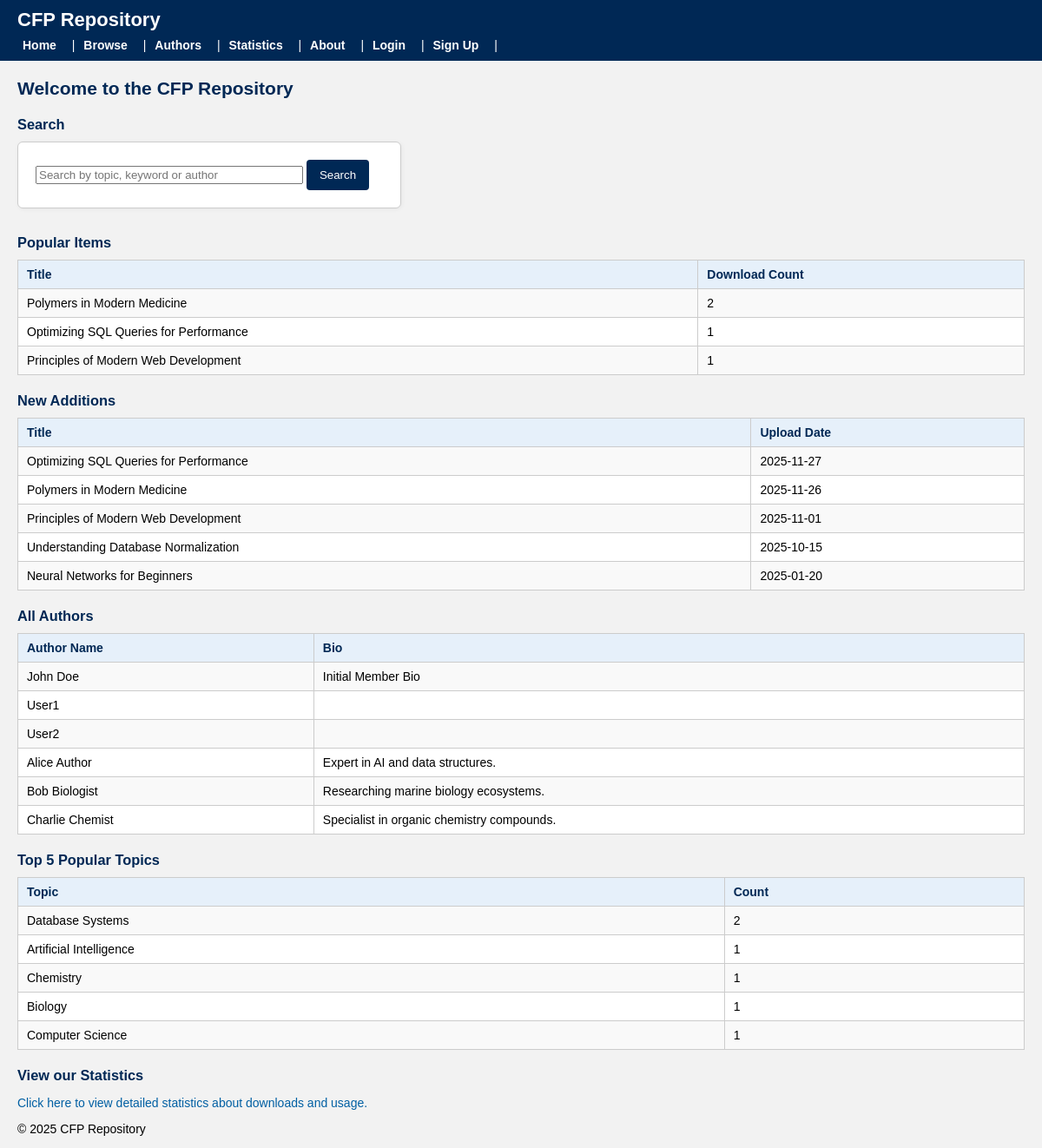
The page / on the database its author committed.
### tables this page shows
CREATE TABLE `text` (
  `text_id` int(11) NOT NULL,
  `author_orcid` varchar(20) DEFAULT NULL,
  `title` varchar(255) NOT NULL,
  `abstract` text DEFAULT NULL,
  `topic` varchar(100) DEFAULT NULL,
  `version` int(11) NOT NULL DEFAULT 1,
  `upload_date` date NOT NULL,
  `status` enum('draft','under_review','published','archived') DEFAULT 'draft',
  `download_count` int(11) DEFAULT NULL,
  `total_donations` decimal(10,2) DEFAULT NULL,
  `avg_rating` decimal(3,2) DEFAULT NULL
);

CREATE TABLE `author` (
  `orcid` varchar(20) NOT NULL,
  `member_id` int(11) NOT NULL,
  `bio` text DEFAULT NULL,
  `specialization` varchar(100) DEFAULT NULL,
  `h_index` int(11) DEFAULT NULL,
  `total_downloads` int(11) DEFAULT NULL
);

CREATE TABLE `member` (
  `member_id` int(11) NOT NULL,
  `name` varchar(100) NOT NULL,
  `organization` varchar(100) NOT NULL,
  `primary_email` varchar(100) NOT NULL,
  `recovery_email` varchar(100) DEFAULT NULL,
  `password_hash` varchar(255) NOT NULL,
  `pseudonym` varchar(50) NOT NULL,
  `verification_matrix` varchar(255) DEFAULT NULL,
  `matrix_expiry_date` date DEFAULT NULL,
  `join_date` date NOT NULL,
  `status` enum('active','suspended','blacklisted') DEFAULT 'active',
  `download_limit` int(11) DEFAULT NULL,
  `street` varchar(100) DEFAULT NULL,
  `city` varchar(50) DEFAULT NULL,
  `state` varchar(50) DEFAULT NULL,
  `country` varchar(50) DEFAULT NULL,
  `postal_code` varchar(20) DEFAULT NULL,
  `introduced_by` int(11) DEFAULT NULL
);

### index.php (the view, shortened to what this page needs)
<?php
require 'db.php';
$search = '';
$query_popular_items = "SELECT t.title, count(*) as download_count FROM download d, text t
WHERE d.text_id = t.text_id GROUP BY d.text_id ORDER BY download_count DESC LIMIT 5";
$query_result_popular_items = mysqli_query($conn, $query_popular_items);
$query_new_items = "SELECT t.title, t.upload_date FROM text t WHERE t.status != 'draft' ORDER BY t.upload_date DESC LIMIT 5 ";
$query_result_new_items = mysqli_query($conn, $query_new_items);
$query_all_authors = "SELECT m.name, a.bio FROM author a, member m WHERE a.member_id = m.member_id";
$query_result_all_authors = mysqli_query($conn, $query_all_authors);
$query_topics = "SELECT topic, count(*) as topic_count FROM text WHERE topic IS NOT NULL AND topic <> '' GROUP BY topic ORDER BY topic_count DESC";
$query_result_topics = mysqli_query($conn, $query_topics);
?>
<!DOCTYPE html>
<html lang="en">
<head>
    <link rel="stylesheet" href="css/style.css">
</head>
<body>
<?php include 'header.php'; ?>
<h2>Welcome to the CFP Repository</h2>
<h3>Search</h3>
<form method="GET" action="index.php">
    <input type="text" name="search" placeholder="Search by topic, keyword or author" value="<?php echo htmlspecialchars($search); ?>" style="width: 300px;">
    <button type="submit">Search</button>
</form>
<h3>Popular Items</h3>
<table border="1">
    <tr>
        <th>Title</th>
        <th>Download Count</th>
    </tr>
    <?php while ($row = mysqli_fetch_assoc($query_result_popular_items)) { ?>
    <tr>
        <td><?php echo htmlspecialchars($row['title']); ?></td>
        <td><?php echo htmlspecialchars($row['download_count']); ?></td>
    </tr>
    <?php } ?>
</table>
<h3>New Additions</h3>
<table border="1">
    <tr>
        <th>Title</th>
        <th>Upload Date</th>
    </tr>
    <?php while ($row = mysqli_fetch_assoc($query_result_new_items)) { ?>
    <tr>
        <td><?php echo htmlspecialchars($row['title']); ?></td>
        <td><?php echo htmlspecialchars($row['upload_date']); ?></td>
    </tr>
    <?php } ?>
</table>
<h3>All Authors</h3>
<table border="1">
    <tr>
        <th>Author Name</th>
        <th>Bio</th>
    </tr>
    <?php while ($row = mysqli_fetch_assoc($query_result_all_authors)) { ?>
    <tr>
        <td><?php echo htmlspecialchars($row['name']); ?></td>
        <td><?php echo htmlspecialchars($row['bio']); ?></td>
    </tr>
    <?php } ?>
</table>
<h3>Top 5 Popular Topics</h3>
<table border="1">
    <tr>
        <th>Topic</th>
        <th>Count</th>
    </tr>
    <?php
    while ($row = mysqli_fetch_assoc($query_result_topics)) {
    ?>
    <tr>
        <td><?php echo htmlspecialchars($row['topic']); ?></td>
        <td><?php echo htmlspecialchars($row['topic_count']); ?></td>
    </tr>
    <?php } ?>
</table>
<h3>View our Statistics</h3>
<p>
    <a href="statistics.php">Click here to view detailed statistics about downloads and usage.</a>
</p>
<?php include 'footer.php'; ?>
</body>
</html>

### css/style.css (style rules this page uses)
:root { --primary: #002855; --secondary: #f2f2f2; --accent: #005fa3; --danger: #b30000; }
body { font-family: Arial, Helvetica, sans-serif; font-size: 14px; margin: 0; padding: 0 20px; background-color: var(--secondary); }
h2, h3, h4 { margin-top: 20px; margin-bottom: 10px; color: var(--primary); }
table { border-collapse: collapse; width: 100%; margin: 10px 0 20px 0; background-color: #ffffff; }
th, td { border: 1px solid #cccccc; padding: 8px 10px; text-align: left; vertical-align: top; }
th { background-color: #e6f0fa; font-weight: bold; color: var(--primary); }
tr:nth-child(even) { background-color: #f9f9f9; }
a { color: var(--accent); text-decoration: none; }
form { max-width: 400px; padding: 20px; background-color: white; border: 1px solid #ccc; border-radius: 6px; box-shadow: 1px 1px 5px rgba(0,0,0,0.05); margin-bottom: 30px; }
button[type="submit"] { background-color: var(--primary); color: white; padding: 10px 15px; border: none; border-radius: 4px; cursor: pointer; }

### rows shown on the page
text: title "Optimizing SQL Queries for Performance", upload_date "2025-11-27"
text: title "Polymers in Modern Medicine", upload_date "2025-11-26"
text: title "Principles of Modern Web Development", upload_date "2025-11-01"
text: title "Understanding Database Normalization", upload_date "2025-10-15"
text: title "Neural Networks for Beginners", upload_date "2025-01-20"
author: member.name "John Doe", bio "Initial Member Bio"
author: member.name "User1"
author: member.name "User2"
author: member.name "Alice Author", bio "Expert in AI and data structures."
author: member.name "Bob Biologist", bio "Researching marine biology ecosystems."
author: member.name "Charlie Chemist", bio "Specialist in organic chemistry compounds."

### other values the page prints
$row['title'] "Polymers in Modern Medicine"
$row['download_count'] "2"
$row['title'] "Optimizing SQL Queries for Performance"
$row['download_count'] "1"
$row['title'] "Principles of Modern Web Development"
$row['topic'] "Database Systems"
$row['topic_count'] "2"
$row['topic'] "Artificial Intelligence"
$row['topic_count'] "1"
$row['topic'] "Chemistry"
$row['topic'] "Biology"
$row['topic'] "Computer Science"
